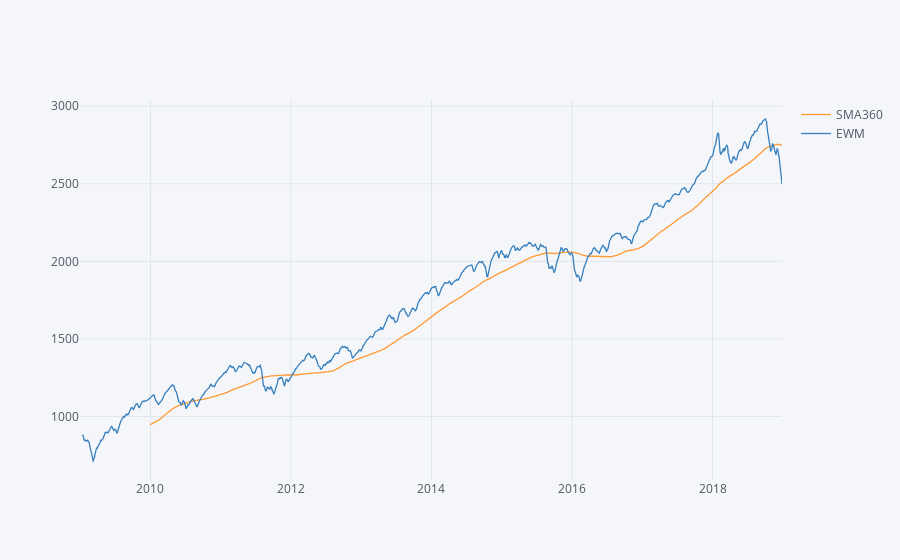

This figure's notebook cell:
### Code cell
SP500.iloc[:,[1,4]].iplot()

### Figure 1 — Plotly figure (JSON) as saved in the notebook; plotly's stock layout.template omitted (floating-point values rounded to 4 significant figures; data arrays with more than 128 entries replaced by an {"elided": "..."} marker saying what was removed)
{"data": [{"line": {"color": "rgba(255, 153, 51, 1.0)", "dash": "solid", "shape": "linear", "width": 1.3}, "mode": "lines", "name": "SMA360", "text": "", "type": "scatter", "x": {"elided": "2516 str values"}, "y": {"elided": "2516 mixed values"}}, {"line": {"color": "rgba(55, 128, 191, 1.0)", "dash": "solid", "shape": "linear", "width": 1.3}, "mode": "lines", "name": "EWM", "text": "", "type": "scatter", "x": {"elided": "2516 str values"}, "y": {"elided": "2516 mixed values"}}], "layout": {"legend": {"bgcolor": "#F5F6F9", "font": {"color": "#4D5663"}}, "paper_bgcolor": "#F5F6F9", "plot_bgcolor": "#F5F6F9", "title": {"font": {"color": "#4D5663"}}, "xaxis": {"gridcolor": "#E1E5ED", "showgrid": true, "tickfont": {"color": "#4D5663"}, "title": {"font": {"color": "#4D5663"}, "text": ""}, "zerolinecolor": "#E1E5ED"}, "yaxis": {"gridcolor": "#E1E5ED", "showgrid": true, "tickfont": {"color": "#4D5663"}, "title": {"font": {"color": "#4D5663"}, "text": ""}, "zerolinecolor": "#E1E5ED"}}}
